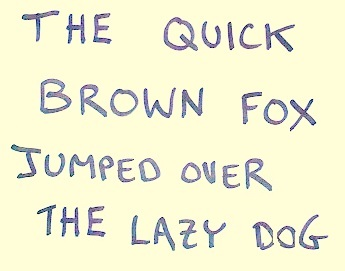
%> input picture handwritten-character-recognition/hcr_block1.jpg, 345 x 271 px
$ octave --eval "result = hcr_thinned1(imread('hcr_block1.jpg'));"   (GNU Octave 9; MATLAB toolbox functions it lacks are replaced by stand-ins)
%> lines starting %> are read from the running program, lines starting %| are printed output that depends on the picture; in (x1, y1, x2, y2) boxes, pixels count from 0 and x2, y2 are one past the last pixel; in counts of white or black regions, pixels touching at a corner belong together; the program's own positions count from 1
function [ bw2 ] = hcr_thinned1( bw )
%UNTITLED Summary of this function goes here
%   Detailed explanation goes here
bw3=uint8(bw);
%> bw3 is the input picture: size 271x345x3 uint8; mean R, G, B 240.8, 240.3, 211
% [5 lines of commented-out code are left out]
c=255-bw3;
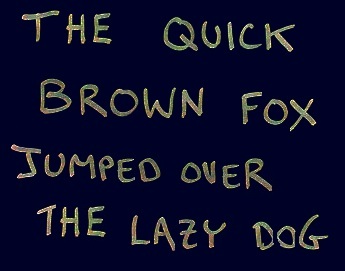
%> c: size 271x345x3 uint8; mean R, G, B 14.2, 14.7, 44
%figure,imshow(uint8(b));
%title('Original');
%figure,imshow(uint8(c));
%title('Negative');

level = graythresh(c);
%> level = 0.271
d = im2bw(c,level);
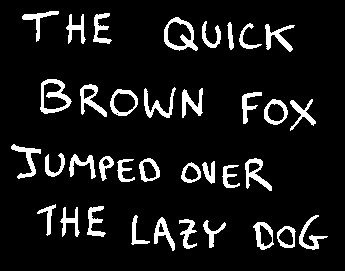
%> d: size 271x345 logical; 9.5% white; 36 white regions, largest, box (x1, y1, x2, y2) and area: (40, 79, 72, 114) 453, (164, 17, 198, 51) 431, (245, 158, 272, 191) 333
%figure,imshow(d);

%I = bwmorph(d, 'thin',inf);
%figure,imshow( d ) ;
%figure,imshow( I );

%J=bwmorph(I,'dilate');

%I = bwmorph(J, 'thin',3);

I=d;
% [37 lines of commented-out code are left out]

bw2=I;
end

$ run again, on handwritten-character-recognition/hcr_block2.jpg
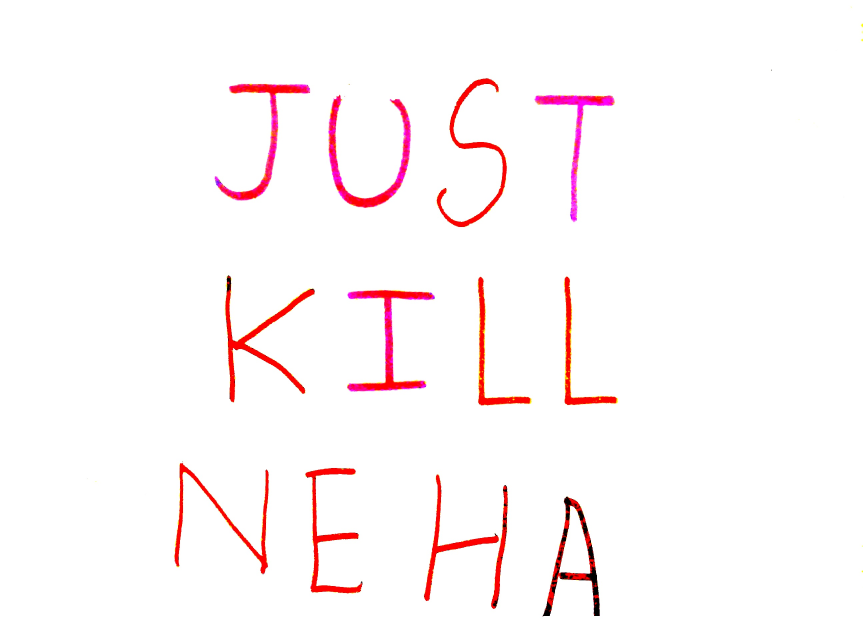
%> input picture handwritten-character-recognition/hcr_block2.jpg, 2588 x 1856 px (shown at 1/3 size)
%> level = 0.463
%> in hcr_thinned1, `d = im2bw(c,level);`:
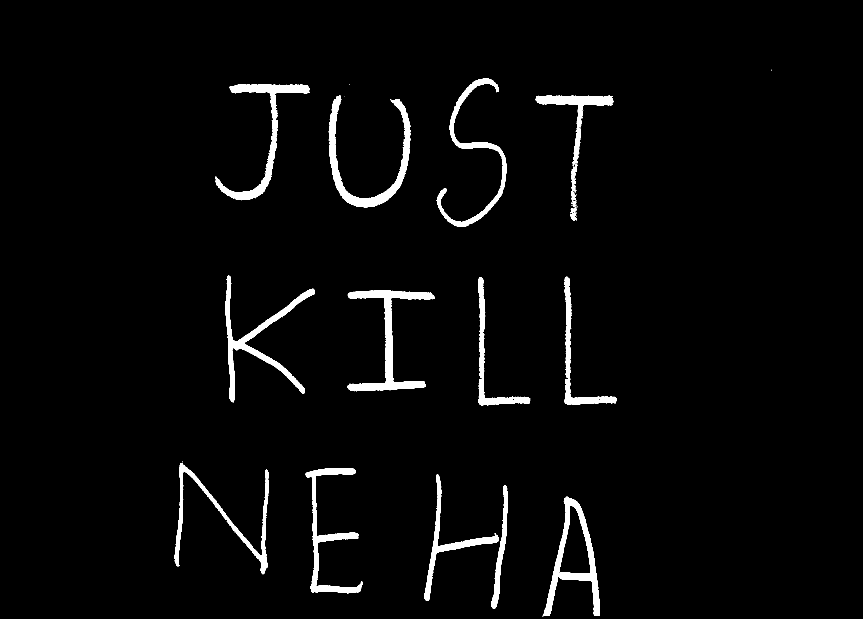
%> d: size 1856x2588 logical (shown at 1/3 size); 2.9% white; 88 white regions (72 under 20 px), largest, box (x1, y1, x2, y2) and area: (1042, 871, 1304, 1174) 15284, (986, 285, 1232, 623) 14891, (676, 826, 944, 1207) 13550

$ run again, on handwritten-character-recognition/hcr_small1.jpg
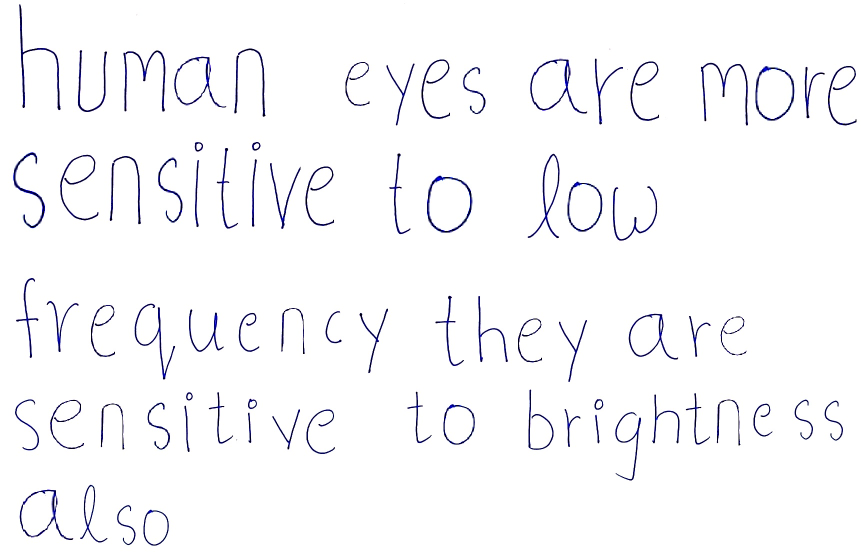
%> input picture handwritten-character-recognition/hcr_small1.jpg, 1721 x 1104 px (shown at 1/2 size)
%> in hcr_thinned1, bw3 is the input picture: size 1104x1721x3 uint8; mean R, G, B 248.3, 248.2, 250.1
%> in hcr_thinned1, `c=255-bw3;`:
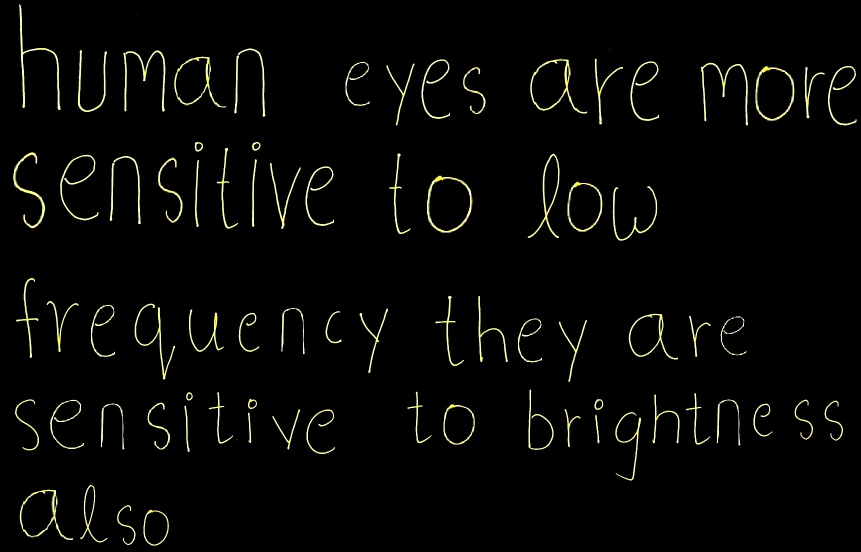
%> c: size 1104x1721x3 uint8 (shown at 1/2 size); mean R, G, B 6.7, 6.8, 4.9
%> level = 0.431
%> in hcr_thinned1, `d = im2bw(c,level);`:
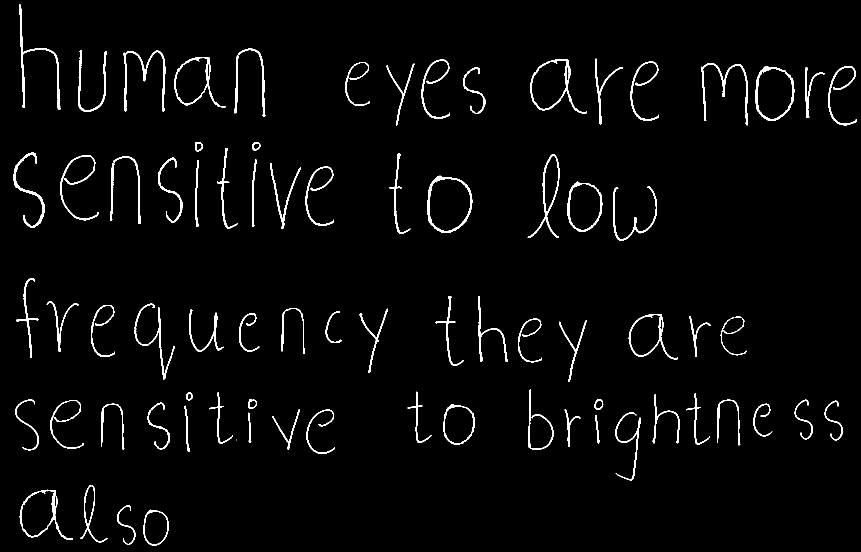
%> d: size 1104x1721 logical (shown at 1/2 size); 2.7% white; 80 white regions (2 under 20 px), largest, box (x1, y1, x2, y2) and area: (38, 8, 121, 220) 1471, (854, 351, 945, 465) 1350, (247, 101, 331, 223) 1336

$ run again, on handwritten-character-recognition/hcr_small2.jpg
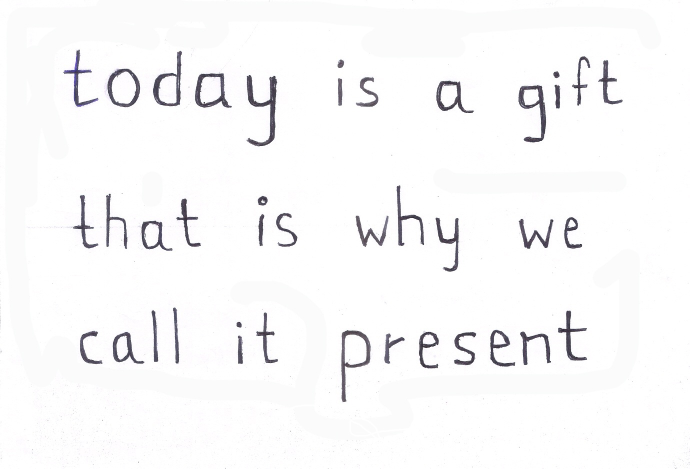
%> input picture handwritten-character-recognition/hcr_small2.jpg, 1379 x 937 px (shown at 1/2 size)
%> in hcr_thinned1, bw3 is the input picture: size 937x1379x3 uint8; mean R, G, B 248.3, 248, 248.6
%> in hcr_thinned1, `c=255-bw3;`:
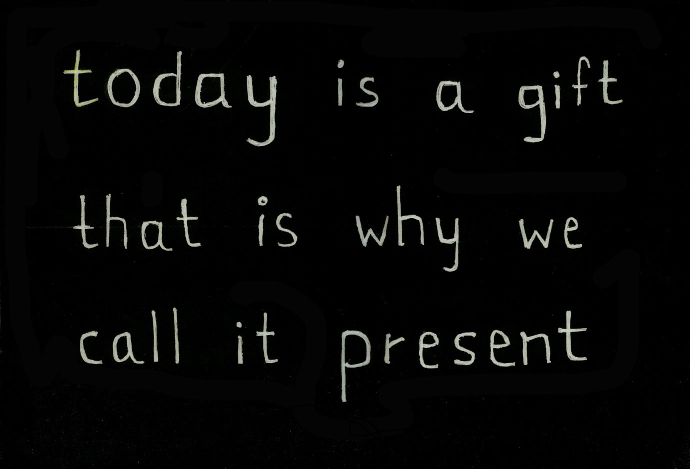
%> c: size 937x1379x3 uint8 (shown at 1/2 size); mean R, G, B 6.7, 7, 6.4
%> level = 0.325
%> in hcr_thinned1, `d = im2bw(c,level);`:
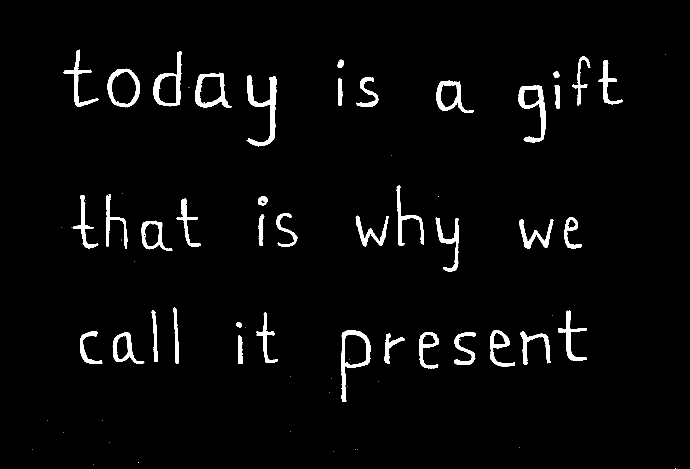
%> d: size 937x1379 logical (shown at 1/2 size); 3.2% white; 74 white regions (34 under 20 px), largest, box (x1, y1, x2, y2) and area: (493, 150, 554, 293) 2616, (1037, 170, 1092, 285) 2064, (683, 660, 741, 804) 2002
